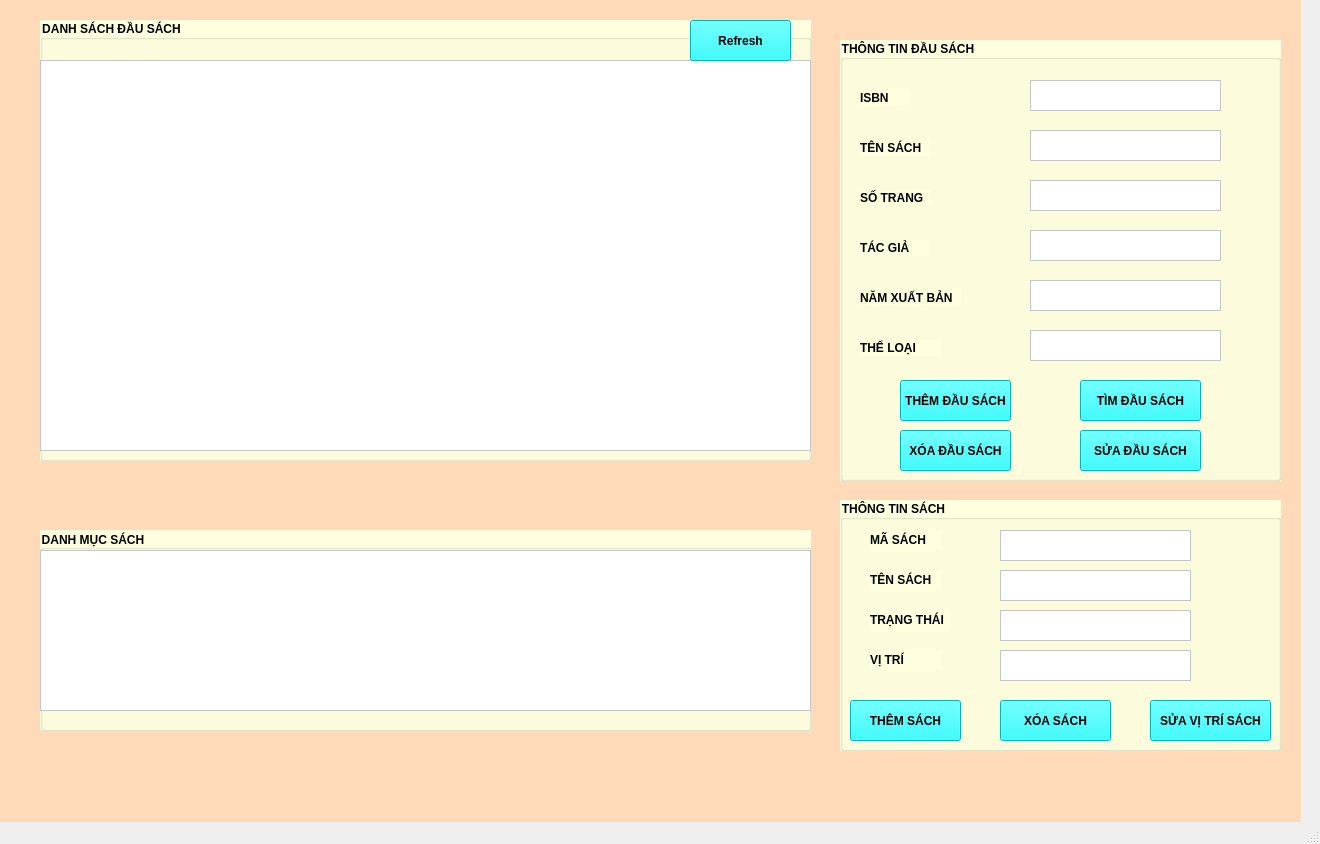
<?xml version="1.0" encoding="UTF-8"?>
<ui version="4.0">
 <class>Headbook</class>
 <widget class="QMainWindow" name="Headbook">
  <property name="geometry">
   <rect>
    <x>0</x>
    <y>0</y>
    <width>1320</width>
    <height>844</height>
   </rect>
  </property>
  <property name="windowTitle">
   <string>ĐẦU SÁCH</string>
  </property>
  <widget class="QWidget" name="centralwidget">
   <widget class="QGroupBox" name="groupBox">
    <property name="geometry">
     <rect>
      <x>840</x>
      <y>40</y>
      <width>441</width>
      <height>441</height>
     </rect>
    </property>
    <property name="font">
     <font>
      <bold>true</bold>
     </font>
    </property>
    <property name="styleSheet">
     <string notr="true">background-color: rgb(255, 255, 224);</string>
    </property>
    <property name="title">
     <string>THÔNG TIN ĐẦU SÁCH</string>
    </property>
    <widget class="QPlainTextEdit" name="txtISBN">
     <property name="geometry">
      <rect>
       <x>190</x>
       <y>40</y>
       <width>191</width>
       <height>31</height>
      </rect>
     </property>
     <property name="font">
      <font>
       <bold>true</bold>
      </font>
     </property>
     <property name="styleSheet">
      <string notr="true">background-color: rgb(255, 255, 255);</string>
     </property>
    </widget>
    <widget class="QPlainTextEdit" name="txtBookname">
     <property name="geometry">
      <rect>
       <x>190</x>
       <y>90</y>
       <width>191</width>
       <height>31</height>
      </rect>
     </property>
     <property name="font">
      <font>
       <bold>true</bold>
      </font>
     </property>
     <property name="styleSheet">
      <string notr="true">background-color: rgb(255, 255, 255);</string>
     </property>
    </widget>
    <widget class="QPlainTextEdit" name="txtPagesNumber">
     <property name="geometry">
      <rect>
       <x>190</x>
       <y>140</y>
       <width>191</width>
       <height>31</height>
      </rect>
     </property>
     <property name="font">
      <font>
       <bold>true</bold>
      </font>
     </property>
     <property name="styleSheet">
      <string notr="true">background-color: rgb(255, 255, 255);</string>
     </property>
    </widget>
    <widget class="QPlainTextEdit" name="txtAuthor">
     <property name="geometry">
      <rect>
       <x>190</x>
       <y>190</y>
       <width>191</width>
       <height>31</height>
      </rect>
     </property>
     <property name="font">
      <font>
       <bold>true</bold>
      </font>
     </property>
     <property name="styleSheet">
      <string notr="true">background-color: rgb(255, 255, 255);</string>
     </property>
    </widget>
    <widget class="QPlainTextEdit" name="txtPublishingYear">
     <property name="geometry">
      <rect>
       <x>190</x>
       <y>240</y>
       <width>191</width>
       <height>31</height>
      </rect>
     </property>
     <property name="font">
      <font>
       <bold>true</bold>
      </font>
     </property>
     <property name="styleSheet">
      <string notr="true">background-color: rgb(255, 255, 255);</string>
     </property>
    </widget>
    <widget class="QPlainTextEdit" name="txtTypeHeadbook">
     <property name="geometry">
      <rect>
       <x>190</x>
       <y>290</y>
       <width>191</width>
       <height>31</height>
      </rect>
     </property>
     <property name="font">
      <font>
       <bold>true</bold>
      </font>
     </property>
     <property name="styleSheet">
      <string notr="true">background-color: rgb(255, 255, 255);</string>
     </property>
    </widget>
    <widget class="QLabel" name="label">
     <property name="geometry">
      <rect>
       <x>20</x>
       <y>50</y>
       <width>51</width>
       <height>16</height>
      </rect>
     </property>
     <property name="font">
      <font>
       <bold>true</bold>
      </font>
     </property>
     <property name="text">
      <string>ISBN</string>
     </property>
    </widget>
    <widget class="QLabel" name="label_2">
     <property name="geometry">
      <rect>
       <x>20</x>
       <y>100</y>
       <width>71</width>
       <height>16</height>
      </rect>
     </property>
     <property name="font">
      <font>
       <bold>true</bold>
      </font>
     </property>
     <property name="text">
      <string>TÊN SÁCH</string>
     </property>
    </widget>
    <widget class="QLabel" name="label_3">
     <property name="geometry">
      <rect>
       <x>20</x>
       <y>150</y>
       <width>71</width>
       <height>16</height>
      </rect>
     </property>
     <property name="font">
      <font>
       <bold>true</bold>
      </font>
     </property>
     <property name="text">
      <string>SỐ TRANG</string>
     </property>
    </widget>
    <widget class="QLabel" name="label_4">
     <property name="geometry">
      <rect>
       <x>20</x>
       <y>200</y>
       <width>71</width>
       <height>16</height>
      </rect>
     </property>
     <property name="font">
      <font>
       <bold>true</bold>
      </font>
     </property>
     <property name="text">
      <string>TÁC GIẢ</string>
     </property>
    </widget>
    <widget class="QLabel" name="label_5">
     <property name="geometry">
      <rect>
       <x>20</x>
       <y>250</y>
       <width>101</width>
       <height>16</height>
      </rect>
     </property>
     <property name="font">
      <font>
       <bold>true</bold>
      </font>
     </property>
     <property name="text">
      <string>NĂM XUẤT BẢN</string>
     </property>
    </widget>
    <widget class="QLabel" name="label_6">
     <property name="geometry">
      <rect>
       <x>20</x>
       <y>300</y>
       <width>81</width>
       <height>16</height>
      </rect>
     </property>
     <property name="font">
      <font>
       <bold>true</bold>
      </font>
     </property>
     <property name="text">
      <string>THỂ LOẠI</string>
     </property>
    </widget>
    <widget class="QPushButton" name="btnAddHeadbook">
     <property name="geometry">
      <rect>
       <x>60</x>
       <y>340</y>
       <width>111</width>
       <height>41</height>
      </rect>
     </property>
     <property name="font">
      <font>
       <bold>true</bold>
      </font>
     </property>
     <property name="styleSheet">
      <string notr="true">background-color: rgb(0, 255, 255);</string>
     </property>
     <property name="text">
      <string>THÊM ĐẦU SÁCH</string>
     </property>
    </widget>
    <widget class="QPushButton" name="btnRemoveHeadBook">
     <property name="geometry">
      <rect>
       <x>60</x>
       <y>390</y>
       <width>111</width>
       <height>41</height>
      </rect>
     </property>
     <property name="font">
      <font>
       <bold>true</bold>
      </font>
     </property>
     <property name="styleSheet">
      <string notr="true">background-color: rgb(0, 255, 255);</string>
     </property>
     <property name="text">
      <string>XÓA ĐẦU SÁCH</string>
     </property>
    </widget>
    <widget class="QPushButton" name="btnFindHeadBook">
     <property name="geometry">
      <rect>
       <x>240</x>
       <y>340</y>
       <width>121</width>
       <height>41</height>
      </rect>
     </property>
     <property name="font">
      <font>
       <bold>true</bold>
      </font>
     </property>
     <property name="styleSheet">
      <string notr="true">background-color: rgb(0, 255, 255);</string>
     </property>
     <property name="text">
      <string>TÌM ĐẦU SÁCH</string>
     </property>
    </widget>
    <widget class="QPushButton" name="btnFixHeadBook">
     <property name="geometry">
      <rect>
       <x>240</x>
       <y>390</y>
       <width>121</width>
       <height>41</height>
      </rect>
     </property>
     <property name="font">
      <font>
       <bold>true</bold>
      </font>
     </property>
     <property name="styleSheet">
      <string notr="true">background-color: rgb(0, 255, 255);</string>
     </property>
     <property name="text">
      <string>SỬA ĐẦU SÁCH</string>
     </property>
    </widget>
   </widget>
   <widget class="QGroupBox" name="groupBox_2">
    <property name="geometry">
     <rect>
      <x>40</x>
      <y>20</y>
      <width>771</width>
      <height>441</height>
     </rect>
    </property>
    <property name="font">
     <font>
      <bold>true</bold>
     </font>
    </property>
    <property name="styleSheet">
     <string notr="true">background-color: rgb(255, 255, 224);</string>
    </property>
    <property name="title">
     <string>DANH SÁCH ĐẦU SÁCH</string>
    </property>
    <widget class="QTableView" name="TableListHeadbook">
     <property name="geometry">
      <rect>
       <x>0</x>
       <y>40</y>
       <width>771</width>
       <height>391</height>
      </rect>
     </property>
     <property name="font">
      <font>
       <bold>true</bold>
      </font>
     </property>
     <property name="styleSheet">
      <string notr="true">background-color: rgb(255, 255, 255);</string>
     </property>
    </widget>
    <widget class="QPushButton" name="BtnRefresh">
     <property name="geometry">
      <rect>
       <x>650</x>
       <y>0</y>
       <width>101</width>
       <height>41</height>
      </rect>
     </property>
     <property name="font">
      <font>
       <bold>true</bold>
      </font>
     </property>
     <property name="styleSheet">
      <string notr="true">background-color: rgb(0, 255, 255);</string>
     </property>
     <property name="text">
      <string>Refresh</string>
     </property>
    </widget>
   </widget>
   <widget class="QGroupBox" name="groupBox_3">
    <property name="geometry">
     <rect>
      <x>40</x>
      <y>530</y>
      <width>771</width>
      <height>201</height>
     </rect>
    </property>
    <property name="font">
     <font>
      <bold>true</bold>
     </font>
    </property>
    <property name="styleSheet">
     <string notr="true">background-color: rgb(255, 255, 224);</string>
    </property>
    <property name="title">
     <string>DANH MỤC SÁCH</string>
    </property>
    <widget class="QTableView" name="tableListBook">
     <property name="geometry">
      <rect>
       <x>0</x>
       <y>20</y>
       <width>771</width>
       <height>161</height>
      </rect>
     </property>
     <property name="font">
      <font>
       <bold>true</bold>
      </font>
     </property>
     <property name="styleSheet">
      <string notr="true">background-color: rgb(255, 255, 224);
background-color: rgb(255, 255, 255);</string>
     </property>
    </widget>
   </widget>
   <widget class="QGroupBox" name="groupBox_4">
    <property name="geometry">
     <rect>
      <x>840</x>
      <y>500</y>
      <width>441</width>
      <height>251</height>
     </rect>
    </property>
    <property name="font">
     <font>
      <bold>true</bold>
     </font>
    </property>
    <property name="styleSheet">
     <string notr="true">background-color: rgb(255, 255, 224);</string>
    </property>
    <property name="title">
     <string>THÔNG TIN SÁCH</string>
    </property>
    <widget class="QPlainTextEdit" name="txtIDBook">
     <property name="geometry">
      <rect>
       <x>160</x>
       <y>30</y>
       <width>191</width>
       <height>31</height>
      </rect>
     </property>
     <property name="font">
      <font>
       <bold>true</bold>
      </font>
     </property>
     <property name="styleSheet">
      <string notr="true">background-color: rgb(255, 255, 255);</string>
     </property>
    </widget>
    <widget class="QPlainTextEdit" name="txtBookName">
     <property name="geometry">
      <rect>
       <x>160</x>
       <y>70</y>
       <width>191</width>
       <height>31</height>
      </rect>
     </property>
     <property name="font">
      <font>
       <bold>true</bold>
      </font>
     </property>
     <property name="styleSheet">
      <string notr="true">background-color: rgb(255, 255, 255);</string>
     </property>
    </widget>
    <widget class="QPushButton" name="btnAddBook">
     <property name="geometry">
      <rect>
       <x>10</x>
       <y>200</y>
       <width>111</width>
       <height>41</height>
      </rect>
     </property>
     <property name="font">
      <font>
       <bold>true</bold>
      </font>
     </property>
     <property name="styleSheet">
      <string notr="true">background-color: rgb(0, 255, 255);</string>
     </property>
     <property name="text">
      <string>THÊM SÁCH</string>
     </property>
    </widget>
    <widget class="QPushButton" name="btnDeleteBook">
     <property name="geometry">
      <rect>
       <x>160</x>
       <y>200</y>
       <width>111</width>
       <height>41</height>
      </rect>
     </property>
     <property name="font">
      <font>
       <bold>true</bold>
      </font>
     </property>
     <property name="styleSheet">
      <string notr="true">background-color: rgb(0, 255, 255);</string>
     </property>
     <property name="text">
      <string>XÓA SÁCH</string>
     </property>
    </widget>
    <widget class="QLabel" name="label_7">
     <property name="geometry">
      <rect>
       <x>30</x>
       <y>70</y>
       <width>71</width>
       <height>20</height>
      </rect>
     </property>
     <property name="font">
      <font>
       <bold>true</bold>
      </font>
     </property>
     <property name="text">
      <string>TÊN SÁCH</string>
     </property>
    </widget>
    <widget class="QLabel" name="label_8">
     <property name="geometry">
      <rect>
       <x>30</x>
       <y>30</y>
       <width>71</width>
       <height>20</height>
      </rect>
     </property>
     <property name="font">
      <font>
       <bold>true</bold>
      </font>
     </property>
     <property name="text">
      <string>MÃ SÁCH</string>
     </property>
    </widget>
    <widget class="QPlainTextEdit" name="txtStatus">
     <property name="geometry">
      <rect>
       <x>160</x>
       <y>110</y>
       <width>191</width>
       <height>31</height>
      </rect>
     </property>
     <property name="font">
      <font>
       <bold>true</bold>
      </font>
     </property>
     <property name="styleSheet">
      <string notr="true">background-color: rgb(255, 255, 255);</string>
     </property>
    </widget>
    <widget class="QPlainTextEdit" name="txtLocation">
     <property name="geometry">
      <rect>
       <x>160</x>
       <y>150</y>
       <width>191</width>
       <height>31</height>
      </rect>
     </property>
     <property name="font">
      <font>
       <bold>true</bold>
      </font>
     </property>
     <property name="styleSheet">
      <string notr="true">background-color: rgb(255, 255, 255);</string>
     </property>
    </widget>
    <widget class="QLabel" name="label_9">
     <property name="geometry">
      <rect>
       <x>30</x>
       <y>110</y>
       <width>81</width>
       <height>20</height>
      </rect>
     </property>
     <property name="font">
      <font>
       <bold>true</bold>
      </font>
     </property>
     <property name="text">
      <string>TRẠNG THÁI</string>
     </property>
    </widget>
    <widget class="QLabel" name="label_10">
     <property name="geometry">
      <rect>
       <x>30</x>
       <y>150</y>
       <width>71</width>
       <height>20</height>
      </rect>
     </property>
     <property name="font">
      <font>
       <bold>true</bold>
      </font>
     </property>
     <property name="text">
      <string>VỊ TRÍ</string>
     </property>
    </widget>
    <widget class="QPushButton" name="btnFixBook">
     <property name="geometry">
      <rect>
       <x>310</x>
       <y>200</y>
       <width>121</width>
       <height>41</height>
      </rect>
     </property>
     <property name="font">
      <font>
       <bold>true</bold>
      </font>
     </property>
     <property name="styleSheet">
      <string notr="true">background-color: rgb(0, 255, 255);</string>
     </property>
     <property name="text">
      <string>SỬA VỊ TRÍ SÁCH</string>
     </property>
    </widget>
   </widget>
   <widget class="QLabel" name="label_11">
    <property name="geometry">
     <rect>
      <x>0</x>
      <y>0</y>
      <width>1301</width>
      <height>841</height>
     </rect>
    </property>
    <property name="styleSheet">
     <string notr="true">background-color: rgb(255, 218, 185);</string>
    </property>
    <property name="text">
     <string/>
    </property>
   </widget>
   <zorder>label_11</zorder>
   <zorder>groupBox</zorder>
   <zorder>groupBox_2</zorder>
   <zorder>groupBox_3</zorder>
   <zorder>groupBox_4</zorder>
  </widget>
  <widget class="QStatusBar" name="statusbar"/>
 </widget>
 <resources/>
 <connections/>
</ui>
